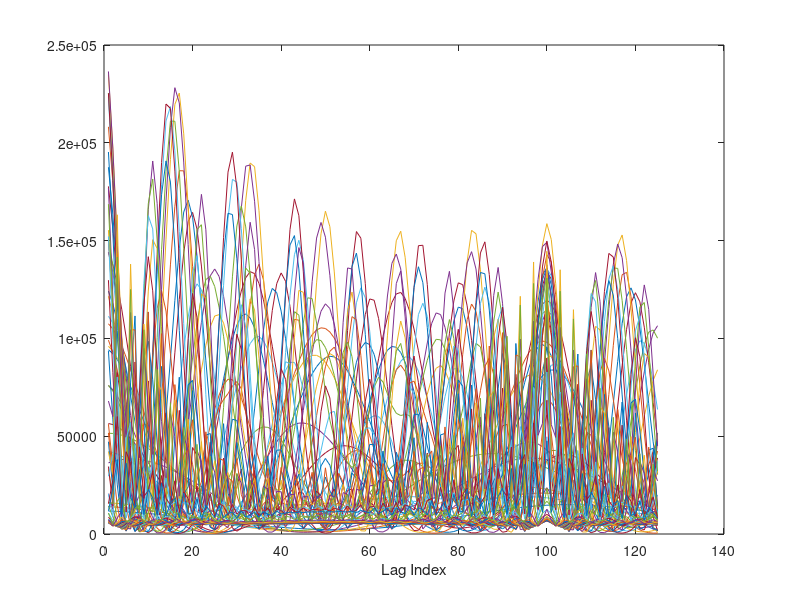

Here is the MATLAB script that generated this plot:
MAX_WINDOW = 200; % K
MAX_DELAY = 125; % L
F0_MIN = 80; % Hz
F0_MAX = 222; % Hz
TIME_STEPS = 325;
CHANNELS = 64;
SAMPLING_FQ = 10000; % Hz
LOWER_FQ = 80; % Hz
UPPER_FQ = 4000; % Hz

ar0 = load("data/ar0.dat");
ar0_grid = reshape(ar0, [64, 325]); 

acg = zeros(MAX_DELAY, CHANNELS);
summary = zeros(MAX_DELAY);
for channel = 1:CHANNELS
   for delay = 1:MAX_DELAY
       for window = 1:MAX_WINDOW
           % see: acg[delay][chan]+=getBufferVal(&cochlea[chan],win)*getBufferVal(&cochlea[chan],win+delay);
           seconds = (window - 1) / SAMPLING_FQ;
           acg(delay, channel) = acg(delay, channel) + (ar0_grid(channel, window) * ar0_grid(channel, window + delay)) * seconds;
       end
       summary(delay) = summary(delay) + acg(delay, channel);
   end
end

for channel = 1:CHANNELS
    plot(acg(:, channel))
    hold on
end
xlabel("Lag Index")
